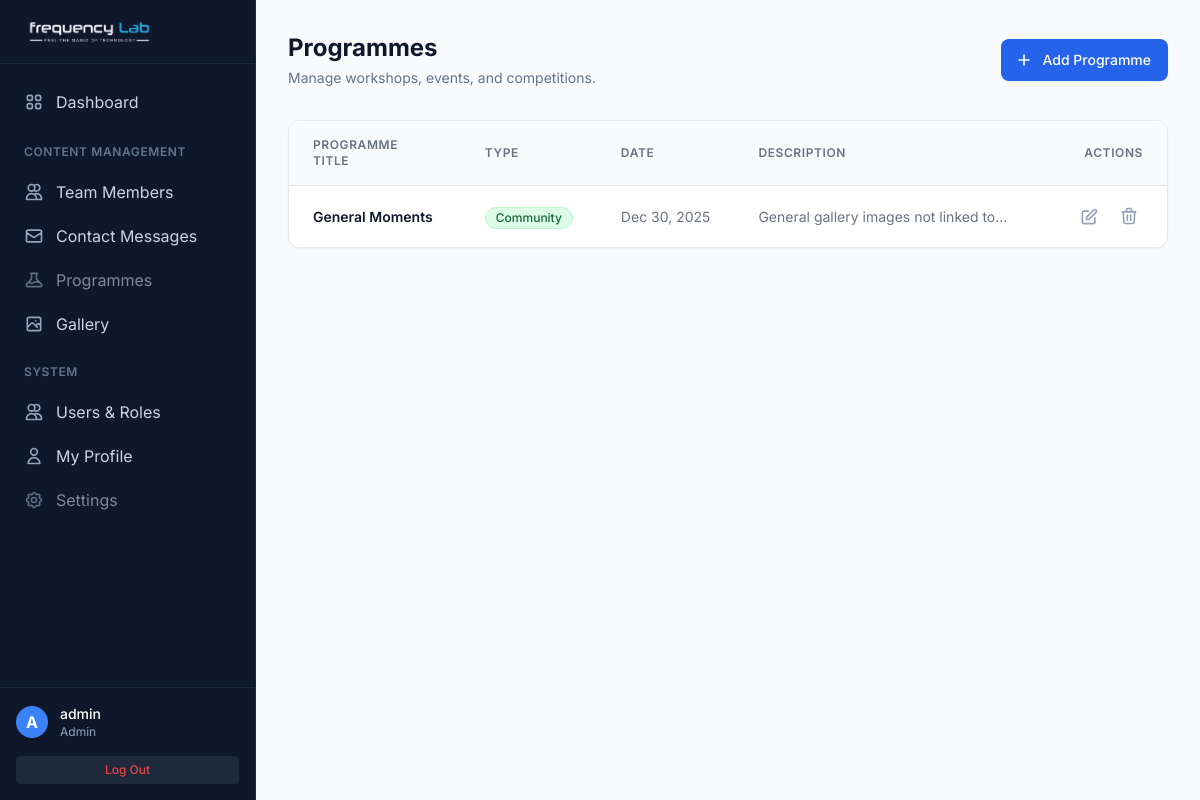
The app's page /admin/programmes.php (signed in) with its own data.
### tables this page shows
CREATE TABLE IF NOT EXISTS `programmes` (
  `id` int(11) NOT NULL AUTO_INCREMENT,
  `title` varchar(100) NOT NULL,
  `type` enum('workshop','competition','event','community') NOT NULL DEFAULT 'event',
  `description` text,
  `start_date` date DEFAULT NULL,
  `cover_image` varchar(255) DEFAULT NULL,
  `created_at` timestamp NOT NULL DEFAULT CURRENT_TIMESTAMP,
  PRIMARY KEY (`id`)
);

### includes/auth.php (called while the page is built, shortened)
<?php
require_once __DIR__ . '/../config/db.php';
class Auth {
    public function isLoggedIn() {
        return isset($_SESSION['user_id']);
    }
    public function checkRole($requiredRole = null) {
        return true;
    }
}
$auth = new Auth($pdo);

### admin/programmes.php (the view, shortened to what this page needs)
<?php
require_once '../includes/auth.php';
$auth->requireLogin();
$stmt = $pdo->query("SELECT * FROM programmes ORDER BY start_date DESC, created_at DESC");
$programmes = $stmt->fetchAll(PDO::FETCH_ASSOC);
function getTypeBadgeClass($type) {
    switch ($type) {
        case 'community': return 'bg-green-100 text-green-800 border-green-200';
    }
}
?>
<!DOCTYPE html>
<html lang="en">
<head>
    <script src="https://cdn.tailwindcss.com"></script>
</head>
<body class="bg-slate-50 min-h-screen">
<div class="flex h-screen overflow-hidden">
    <?php include 'includes/sidebar.php'; ?>
    <div class="flex-1 flex flex-col overflow-hidden">
        <main class="flex-1 overflow-x-hidden overflow-y-auto bg-slate-50 p-4 md:p-8">
            <div class="flex flex-col sm:flex-row justify-between items-start sm:items-center mb-8 gap-4">
                <div>
                    <h1 class="text-2xl font-bold text-slate-900">Programmes</h1>
                    <p class="text-sm text-slate-500 mt-1">Manage workshops, events, and competitions.</p>
                </div>
                <div class="flex flex-col sm:flex-row gap-3 w-full sm:w-auto">
                    <a href="programme_form.php" class="inline-flex items-center justify-center px-4 py-2.5 border border-transparent text-sm font-medium rounded-lg shadow-sm text-white bg-blue-600 hover:bg-blue-700 focus:outline-none focus:ring-2 focus:ring-offset-2 focus:ring-blue-500 transition-all hover:shadow-md">
                        <svg class="w-5 h-5 mr-2 -ml-1" fill="none" stroke="currentColor" viewBox="0 0 24 24"><path stroke-linecap="round" stroke-linejoin="round" stroke-width="2" d="M12 6v6m0 0v6m0-6h6m-6 0H6"/></svg>
                        Add Programme
                    </a>
                </div>
            </div>
            <div class="bg-white rounded-xl shadow-sm border border-gray-200 overflow-hidden">
                <div class="overflow-x-auto">
                    <table class="min-w-full divide-y divide-gray-200">
                        <thead class="bg-slate-50">
                            <tr>
                                <th scope="col" class="px-6 py-4 text-left text-xs font-semibold text-gray-500 uppercase tracking-wider">Programme Title</th>
                                <th scope="col" class="px-6 py-4 text-left text-xs font-semibold text-gray-500 uppercase tracking-wider">Type</th>
                                <th scope="col" class="px-6 py-4 text-left text-xs font-semibold text-gray-500 uppercase tracking-wider">Date</th>
                                <th scope="col" class="px-6 py-4 text-left text-xs font-semibold text-gray-500 uppercase tracking-wider">Description</th>
                                <th scope="col" class="px-6 py-4 text-right text-xs font-semibold text-gray-500 uppercase tracking-wider">Actions</th>
                            </tr>
                        </thead>
                        <tbody class="bg-white divide-y divide-gray-200">
                            <?php foreach ($programmes as $prog): ?>
                            <tr class="hover:bg-slate-50/80 transition-colors duration-150 group">
                                <td class="px-6 py-4 whitespace-nowrap">
                                    <div class="text-sm font-semibold text-gray-900 group-hover:text-blue-600 transition-colors"><?php echo htmlspecialchars($prog['title']); ?></div>
                                </td>
                                 <td class="px-6 py-4 whitespace-nowrap">
                                    <span class="inline-flex items-center px-2.5 py-0.5 rounded-full text-xs font-medium border <?php echo getTypeBadgeClass($prog['type']); ?>">
                                        <?php echo ucfirst($prog['type']); ?>
                                    </span>
                                </td>
                                <td class="px-6 py-4 whitespace-nowrap text-sm text-gray-500">
                                    <?php echo $prog['start_date'] ? date('M j, Y', strtotime($prog['start_date'])) : 'N/A'; ?>
                                </td>
                                <td class="px-6 py-4">
                                    <div class="text-sm text-gray-500 line-clamp-1 max-w-xs"><?php echo htmlspecialchars($prog['description']); ?></div>
                                </td>
                                <td class="px-6 py-4 whitespace-nowrap text-right text-sm font-medium">
                                    <div class="flex items-center justify-end space-x-3">
                                        <a href="programme_form.php?id=<?php echo $prog['id']; ?>" class="text-slate-400 hover:text-blue-600 transition-colors p-1 rounded-full hover:bg-blue-50" title="Edit">
                                            <svg class="w-5 h-5" fill="none" stroke="currentColor" viewBox="0 0 24 24"><path stroke-linecap="round" stroke-linejoin="round" stroke-width="2" d="M11 5H6a2 2 0 00-2 2v11a2 2 0 002 2h11a2 2 0 002-2v-5m-1.414-9.414a2 2 0 112.828 2.828L11.828 15H9v-2.828l8.586-8.586z"></path></svg>
                                        </a>
                                        <?php if ($auth->checkRole('admin')): ?>
                                        <form method="POST" class="inline-block" onsubmit="return confirm('Are you sure you want to delete this programme? This will likely break any linked gallery images.');">
                                            <button type="submit" class="text-slate-400 hover:text-red-600 transition-colors p-1 rounded-full hover:bg-red-50" title="Delete">
                                                <svg class="w-5 h-5" fill="none" stroke="currentColor" viewBox="0 0 24 24"><path stroke-linecap="round" stroke-linejoin="round" stroke-width="2" d="M19 7l-.867 12.142A2 2 0 0116.138 21H7.862a2 2 0 01-1.995-1.858L5 7m5 4v6m4-6v6m1-10V4a1 1 0 00-1-1h-4a1 1 0 00-1 1v3M4 7h16"></path></svg>
                                            </button>
                                        </form>
                                        <?php endif; ?>
                                    </div>
                                </td>
                            </tr>
                            <?php endforeach; ?>
                        </tbody>
                    </table>
                </div>
            </div>
        </main>
    </div>
</div>
</body>
</html>

### admin/programmes.php (style rules this page uses)
body { font-family: 'Inter', sans-serif; }

### records on screen
programmes: title "General Moments", type "Community", start_date "Dec 30, 2025", description "General gallery images not linked…"

### other values on screen
substr($_SESSION['username'] ?? 'U', 0, 1) "A"
$_SESSION['username'] "admin"
$_SESSION['role'] "Admin"
